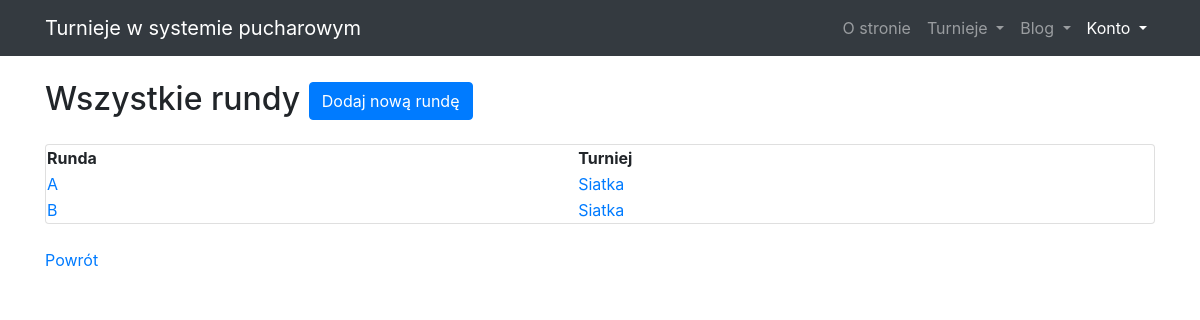
Page /tournaments/round/ on the committed database.
### tournaments_app/models/round_model.py (models this page shows, shortened)
class Round(models.Model):
    id = models.AutoField(db_index=True, primary_key=True)
    name = models.CharField(max_length=20)
    number_of_players = models.IntegerField()
    tournament = models.ForeignKey('tournaments_app.Tournament',
                                   on_delete=models.CASCADE)

### tournaments_app/models/tournament_model.py (models this page shows, shortened)
class Tournament(models.Model):
    id = models.AutoField(db_index=True, primary_key=True)
    name = models.CharField(max_length=20)
    start_date = models.DateField()
    end_date = models.DateField()
    max_number_of_players = models.IntegerField()
    registered_teams = models.ManyToManyField('tournaments_app.Team')

### tournaments_app/views/round_view.py (the view)
class AllRoundView(ListView):
    model = Round
    def get_context_data(self, **kwargs):
        return {'Rounds':  Round.objects.all()}

### tournaments_app/templates/tournaments_app/round_list.html
{% extends "tournaments_app/base.html" %}
{% block content %}
<article>
    {% if Rounds  %}
    <fieldset>
        <h2 class="mt-4 mb-3">Wszystkie rundy <a class="btn btn-primary" href="{% url 'round_add' %}">Dodaj nową
                rundę</a>
        </h2>
        <div class="card my-4">
            <table style="width:100%">
                <tr>
                    <th>Runda</th>
                    <th>Turniej</th>
                </tr>
                {% for round in Rounds %}
                <tr>
                    <td><a href="{% url 'round_detail' round.id %}">{{ round.name }}</a></td>
                    <td><a href="{% url 'tournament_detail' round.tournament.id %}">{{ round.tournament.name }}</a></td>
                </tr>
                {% endfor %}
            </table>
        </div>
    </fieldset>
    {% else %}
    <h2 class="mt-4 mb-3">Nie ma jeszcze utworzonej rundy w bazie danych.<a class="btn btn-primary"
            href="{% url 'round_add' %}">Nowa runda</a>
    </h2>
    {% endif %}
    <a href="{{request.META.HTTP_REFERER}}">Powrót</a>
</article>
{% endblock content %}

### tournaments_app/static/css/modern-business.css (style rules this page uses)
body { padding-top: 56px; }

### rows in the picture
Round: name "A", tournament.name "Siatka"
Round: name "B", tournament.name "Siatka"
